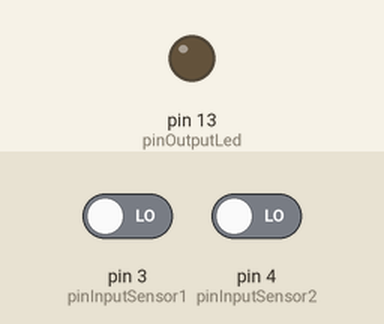
This sketch was run on a simulated Arduino Uno, built with avr-gcc and run on an emulated ATmega328P. Shown: output pins drawn as LEDs (lit = HIGH). Inputs (shaded band) come from the test bench; at power-on: pin 3 (pinInputSensor1) LOW, pin 4 (pinInputSensor2) LOW. No radio packets arrive unless stated; pins used as bus, display or sensor lines are not drawn.

Above: at 1.2 s.
1.3 s: pin 3 (pinInputSensor1) driven HIGH
At 1.7 s:
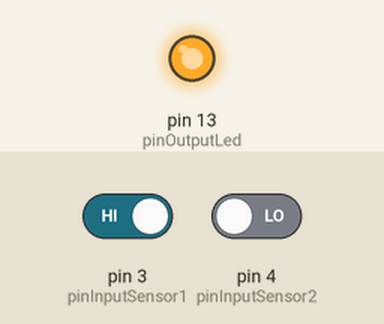
6.8 s: pin 3 (pinInputSensor1) driven LOW
At 8.5 s:
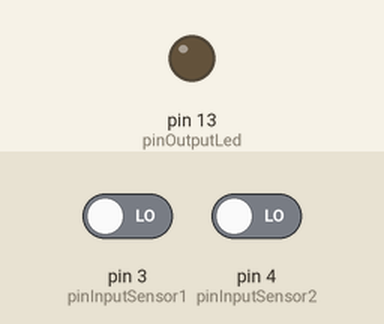
8.8 s: pin 4 (pinInputSensor2) driven HIGH
At 9.8 s:
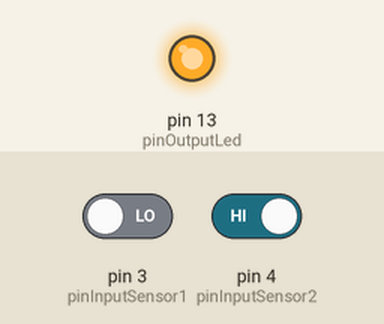
Timing chart, 0 to 11.8 s (numbered marks = the images above; inputs shaded):
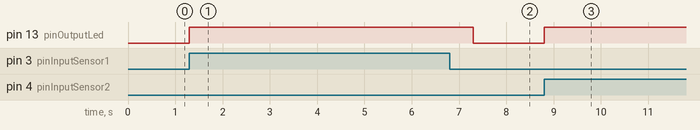

The sketch:

ArduinoDomesticAlarmSensorRFReceiverModule.ino
```cpp
#include <VirtualWire.h>

const int pinOutputLed = 13;
const int pinOutputSensorTriggered = 2;
const int pinInputSensor1 = 3;
const int pinInputSensor2 = 4;

const char expectedMessage[5] = {'b','o','o','m'};
char actualMessage[5];

void setup() {
  pinMode(pinOutputLed, OUTPUT);
  pinMode(pinOutputSensorTriggered, OUTPUT);
  pinMode(pinInputSensor1, INPUT);
  pinMode(pinInputSensor2, INPUT);

  vw_setup(2000); //Bits per sec
  vw_rx_start();

  Serial.begin(9600);
}

void loop() {
  uint8_t buf[VW_MAX_MESSAGE_LEN];
  uint8_t buflen = VW_MAX_MESSAGE_LEN;

  //listening for wireless sensors
  if (vw_get_message(buf, &buflen)) // Non-blocking
  {
    Serial.print("New message in: ");
    int i;
    for (i = 0; i < buflen; i++) {
      actualMessage[i] = buf[i];
    }
    Serial.println(actualMessage);

    if (IsValidMessage())
      NotifySensorTriggered();
  }

  //checking wired sensors
  if (IsWiredSensorTriggered())
    NotifySensorTriggered();

}

boolean IsValidMessage(){
  if ((actualMessage[0] == expectedMessage[0]) && (actualMessage[1] == expectedMessage[1]) && (actualMessage[2] == expectedMessage[2]) && (actualMessage[3] == expectedMessage[3]))
    return true;
  else
    return false;
}

boolean IsWiredSensorTriggered(){
  if ((digitalRead(pinInputSensor1) == HIGH) || ((digitalRead(pinInputSensor2) == HIGH)))
    return true;
  else
    return false;
}

void NotifySensorTriggered(){
  digitalWrite(pinOutputLed, HIGH);
  digitalWrite(pinOutputSensorTriggered, HIGH);
  delay(2000);
  digitalWrite(pinOutputLed, LOW);
  digitalWrite(pinOutputSensorTriggered, LOW);
}
```

Measured:
- after the input at 1.3 s, pin 13 (pinOutputLed): LOW → HIGH at once
- after the input at 6.8 s, pin 13 (pinOutputLed): HIGH → LOW after 0.50 s
- after the input at 8.8 s, pin 13 (pinOutputLed): LOW → HIGH at once
